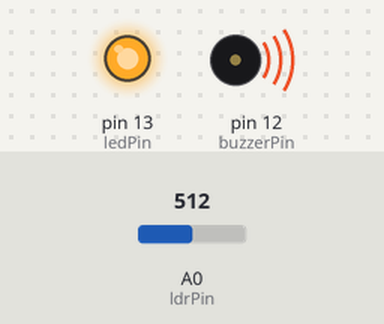
The sketch below on a simulated Arduino Uno, built with avr-gcc and run on an emulated ATmega328P. Parts: output pins drawn as LEDs (lit = HIGH), buzzer (waves = sounding). Inputs (shaded band) come from the test bench; at power-on: A0 (ldrPin) = 512.

Above: at 3.0 s.
3.1 s: A0 (ldrPin) set to 308
6.6 s: A0 (ldrPin) set to 288
At 7.8 s:
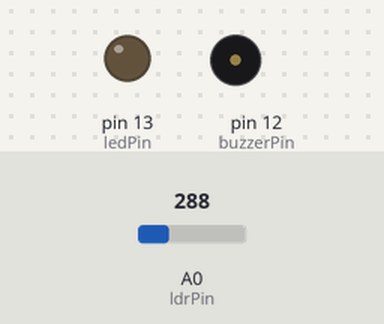
9.6 s: A0 (ldrPin) set to 306
At 11.63 s:
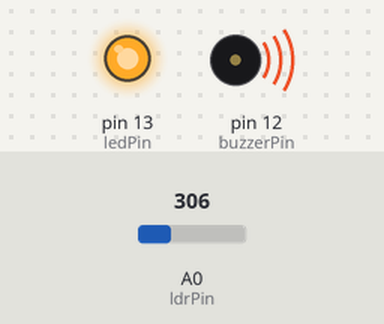
Timing chart, 0 to 19.1 s (numbered marks = the images above; inputs shaded):
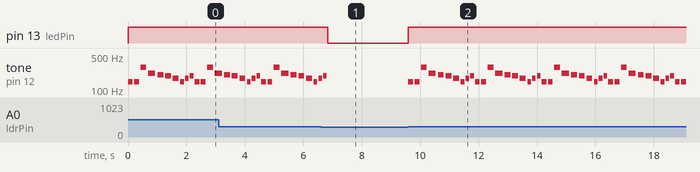

The sketch:

Megalovania.ino
```cpp
#include "pitches.h"

const int ledPin = 13;
const int buzzerPin = 12;
const int ldrPin = A0;

void setup() {
  Serial.begin(9600);

  pinMode(ledPin, OUTPUT);
  pinMode(buzzerPin, OUTPUT);
  pinMode(ldrPin, INPUT);

}

void loop() {

  int ldrStatus = analogRead(ldrPin);

  if (ldrStatus >= 300) {

    int melody[] = {NOTE_D3, NOTE_D3, NOTE_D4, NOTE_A3, NOTE_GS3, NOTE_G3, NOTE_F3, NOTE_D3, NOTE_F3, NOTE_G3};
    int noteDurations[] = {6, 6, 5, 4, 5, 5, 5, 8, 8, 8};

    for (int thisNote = 0; thisNote < 10; thisNote++) {
      int noteDuration = 1000 / noteDurations[thisNote];
      tone(buzzerPin, melody[thisNote], noteDuration);
      digitalWrite(ledPin, HIGH);

      int pauseBetweenNotes = noteDuration * 1.30;
      delay(pauseBetweenNotes);

      noTone(buzzerPin);
    }
  } else {

    noTone(buzzerPin);
    digitalWrite(ledPin, LOW);
  }
}
```

pitches.h
```cpp
/*************************************************
 * Public Constants
 *************************************************/

#define NOTE_B0  31
#define NOTE_C1  33
#define NOTE_CS1 35
#define NOTE_D1  37
#define NOTE_DS1 39
#define NOTE_E1  41
#define NOTE_F1  44
#define NOTE_FS1 46
#define NOTE_G1  49
#define NOTE_GS1 52
#define NOTE_A1  55
#define NOTE_AS1 58
#define NOTE_B1  62
#define NOTE_C2  65
#define NOTE_CS2 69
#define NOTE_D2  73
#define NOTE_DS2 78
#define NOTE_E2  82
#define NOTE_F2  87
#define NOTE_FS2 93
#define NOTE_G2  98
#define NOTE_GS2 104
#define NOTE_A2  110
#define NOTE_AS2 117
#define NOTE_B2  123
#define NOTE_C3  131
#define NOTE_CS3 139
#define NOTE_D3  147
#define NOTE_DS3 156
#define NOTE_E3  165
#define NOTE_F3  175
#define NOTE_FS3 185
#define NOTE_G3  196
#define NOTE_GS3 208
#define NOTE_A3  220
#define NOTE_AS3 233
#define NOTE_B3  247
#define NOTE_C4  262
#define NOTE_CS4 277
#define NOTE_D4  294
#define NOTE_DS4 311
#define NOTE_E4  330
#define NOTE_F4  349
#define NOTE_FS4 370
#define NOTE_G4  392
#define NOTE_GS4 415
#define NOTE_A4  440
#define NOTE_AS4 466
#define NOTE_B4  494
#define NOTE_C5  523
#define NOTE_CS5 554
#define NOTE_D5  587
#define NOTE_DS5 622
#define NOTE_E5  659
#define NOTE_F5  698
#define NOTE_FS5 740
#define NOTE_G5  784
#define NOTE_GS5 831
#define NOTE_A5  880
#define NOTE_AS5 932
#define NOTE_B5  988
#define NOTE_C6  1047
#define NOTE_CS6 1109
#define NOTE_D6  1175
#define NOTE_DS6 1245
#define NOTE_E6  1319
#define NOTE_F6  1397
#define NOTE_FS6 1480
#define NOTE_G6  1568
#define NOTE_GS6 1661
#define NOTE_A6  1760
#define NOTE_AS6 1865
#define NOTE_B6  1976
#define NOTE_C7  2093
#define NOTE_CS7 2217
#define NOTE_D7  2349
#define NOTE_DS7 2489
#define NOTE_E7  2637
#define NOTE_F7  2794
#define NOTE_FS7 2960
#define NOTE_G7  3136
#define NOTE_GS7 3322
#define NOTE_A7  3520
#define NOTE_AS7 3729
#define NOTE_B7  3951
#define NOTE_C8  4186
#define NOTE_CS8 4435
#define NOTE_D8  4699
#define NOTE_DS8 4978
```

Measured:
- the behaviour switches between 300 and 299 on A0 (ldrPin) (found by bisection; images 0 and 1)
- after the input at 6.6 s, pin 13 (ledPin): HIGH → LOW after 0.25 s; tone on pin 12 (buzzerPin): goes on until 6.8 s, then stays silent
- by itself, tone on pin 12 (buzzerPin): plays 208 Hz for 0.20 s, 196 Hz for 0.20 s, 175 Hz for 0.20 s, 147 Hz for 0.13 s, 175 Hz for 0.13 s, 196 Hz for 0.13 s … (15 notes in this stretch)
